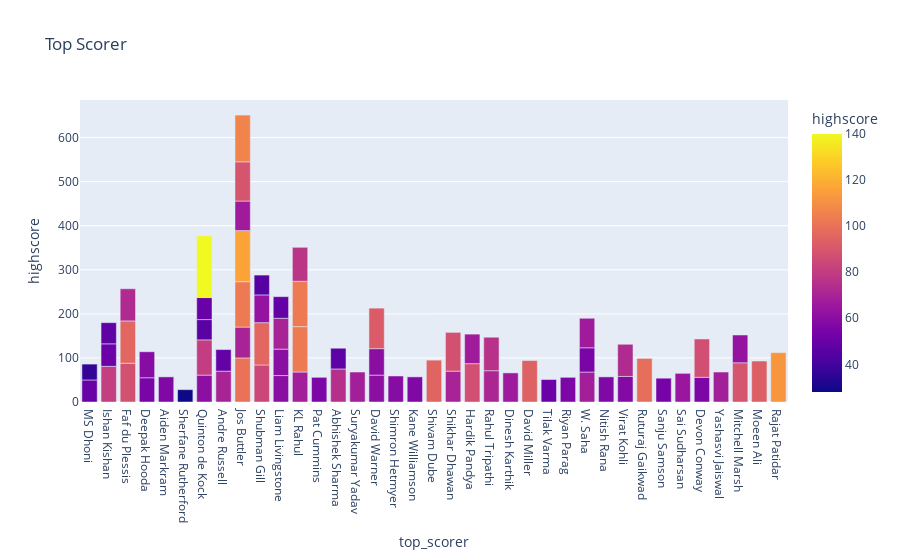

Notebook code cell kept with this figure:
### Markdown cell above
TOP SCORE

### Code cell
figure = px.bar(data, x= data['top_scorer'], y = data['highscore'],
                color = data['highscore'], title = 'Top Scorer')
figure.show()

### Figure 1 — Plotly figure (JSON) as saved in the notebook; plotly's stock layout.template omitted (floating-point values rounded to 4 significant figures)
{"data": [{"alignmentgroup": "True", "hovertemplate": "top_scorer=%{x}<br>highscore=%{marker.color}<extra></extra>", "legendgroup": "", "marker": {"color": [50, 81, 88, 55, 57, 28, 61, 70, 100, 84, 60, 68, 70, 56, 80, 96, 75, 68, 61, 59, 57, 95, 70, 87, 71, 103, 66, 60, 94, 103, 96, 60, 51, 116, 67, 47, 103, 88, 56, 68, 57, 46, 58, 67, 77, 99, 54, 65, 56, 92, 55, 68, 50, 73, 87, 51, 63, 89, 36, 70, 49, 67, 59, 63, 76, 140, 73, 93, 48, 49, 89, 112, 106, 45], "coloraxis": "coloraxis", "pattern": {"shape": ""}}, "name": "", "offsetgroup": "", "orientation": "v", "showlegend": false, "textposition": "auto", "type": "bar", "x": ["MS Dhoni", "Ishan Kishan", "Faf du Plessis", "Deepak Hooda", "Aiden Markram", "Sherfane Rutherford", "Quinton de Kock", "Andre Russell", "Jos Buttler", "Shubman Gill", "Liam Livingstone", "KL Rahul", "Jos Buttler", "Pat Cummins", "Quinton de Kock", "Shubman Gill", "Abhishek Sharma", "Suryakumar Yadav", "David Warner", "Shimron Hetmyer", "Kane Williamson", "Shivam Dube", "Shikhar Dhawan", "Hardik Pandya", "Rahul Tripathi", "KL Rahul", "Dinesh Karthik", "Liam Livingstone", "David Miller", "Jos Buttler", "Faf du Plessis", "David Warner", "Tilak Varma", "Jos Buttler", "Hardik Pandya", "Abhishek Sharma", "KL Rahul", "Shikhar Dhawan", "Riyan Parag", "W. Saha", "Nitish Rana", "Quinton de Kock", "Virat Kohli", "Jos Buttler", "KL Rahul", "Ruturaj Gaikwad", "Sanju Samson", "Sai Sudharsan", "Devon Conway", "David Warner", "W. Saha", "Yashasvi Jaiswal", "Quinton de Kock", "Faf du Plessis", "Devon Conway", "Ishan Kishan", "Shubman Gill", "Mitchell Marsh", "MS Dhoni", "Liam Livingstone", "Andre Russell", "W. Saha", "Deepak Hooda", "Mitchell Marsh", "Rahul Tripathi", "Quinton de Kock", "Virat Kohli", "Moeen Ali", "Ishan Kishan", "Liam Livingstone", "Jos Buttler", "Rajat Patidar", "Jos Buttler", "Shubman Gill"], "xaxis": "x", "y": [50, 81, 88, 55, 57, 28, 61, 70, 100, 84, 60, 68, 70, 56, 80, 96, 75, 68, 61, 59, 57, 95, 70, 87, 71, 103, 66, 60, 94, 103, 96, 60, 51, 116, 67, 47, 103, 88, 56, 68, 57, 46, 58, 67, 77, 99, 54, 65, 56, 92, 55, 68, 50, 73, 87, 51, 63, 89, 36, 70, 49, 67, 59, 63, 76, 140, 73, 93, 48, 49, 89, 112, 106, 45], "yaxis": "y"}], "layout": {"autosize": true, "barmode": "relative", "coloraxis": {"colorbar": {"title": {"text": "highscore"}}, "colorscale": [[0, "#0d0887"], [0.1111, "#46039f"], [0.2222, "#7201a8"], [0.3333, "#9c179e"], [0.4444, "#bd3786"], [0.5556, "#d8576b"], [0.6667, "#ed7953"], [0.7778, "#fb9f3a"], [0.8889, "#fdca26"], [1, "#f0f921"]]}, "legend": {"tracegroupgap": 0}, "title": {"text": "Top Scorer"}, "xaxis": {"anchor": "y", "autorange": true, "domain": [0, 1], "range": [-0.5, 36.5], "title": {"text": "top_scorer"}, "type": "category"}, "yaxis": {"anchor": "x", "autorange": false, "domain": [0, 1], "range": [0, 685.3], "title": {"text": "highscore"}, "type": "linear"}}}
